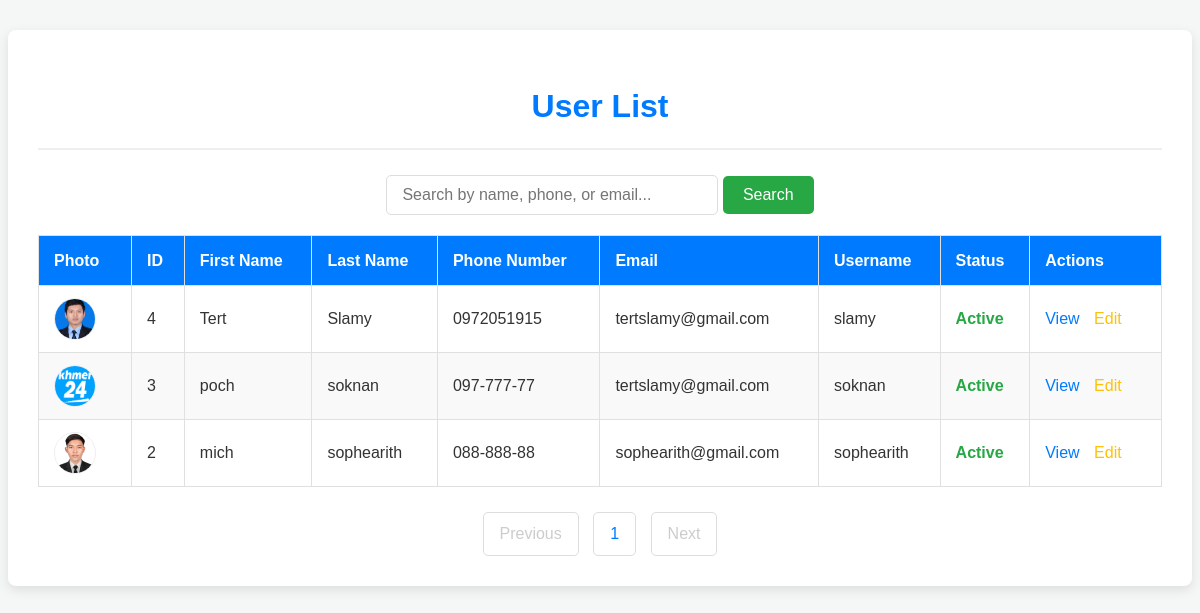
The page /user/list_user.php on the database its author committed.
### tables this page shows
CREATE TABLE `User` (
  `ID` int(11) NOT NULL,
  `FirstName` varchar(50) NOT NULL,
  `LastName` varchar(50) NOT NULL,
  `GenderID` int(11) DEFAULT NULL,
  `Birthday` datetime DEFAULT NULL,
  `Company` varchar(100) DEFAULT NULL,
  `PhoneNumber` varchar(10) NOT NULL,
  `PhoneNumber2` varchar(10) DEFAULT NULL,
  `PhoneNumber3` varchar(10) DEFAULT NULL,
  `Address` varchar(255) DEFAULT NULL,
  `ProvinceID` int(11) DEFAULT NULL,
  `DistrictID` int(11) DEFAULT NULL,
  `CommuneID` int(11) DEFAULT NULL,
  `VillageID` int(11) DEFAULT NULL,
  `Latitude` decimal(10,6) DEFAULT NULL,
  `Longitude` decimal(10,6) DEFAULT NULL,
  `FacebookAuth` varchar(255) DEFAULT NULL,
  `GoogleAuth` varchar(255) DEFAULT NULL,
  `UserName` varchar(50) DEFAULT NULL,
  `Password` varchar(500) NOT NULL,
  `Email` varchar(150) DEFAULT NULL,
  `ProfilePicture` varchar(255) DEFAULT NULL,
  `CoverPicture` varchar(255) DEFAULT NULL,
  `IsActive` tinyint(1) NOT NULL DEFAULT 1
);

### user/list_user.php (the view, shortened to what this page needs)
<?php
include 'db.php';
$users = [];
$limit = 10;
$page = isset($_GET['page']) && is_numeric($_GET['page']) ? (int)$_GET['page'] : 1;
$offset = ($page - 1) * $limit;
$search_query = isset($_GET['search']) ? trim($_GET['search']) : '';
$where_clause = '';
$bind_params = [];
$bind_types = '';
try {
    $count_stmt = $conn->prepare("SELECT COUNT(ID) AS total FROM User" . $where_clause);
    if ($count_stmt) {
        $count_stmt->execute();
        $total_users_result = $count_stmt->get_result()->fetch_assoc();
        $total_users = $total_users_result['total'];
    } else {
        throw new Exception("Failed to prepare count statement: " . $conn->error);
    }
    $total_pages = ceil($total_users / $limit);
    $sql = "SELECT ID, FirstName, LastName, PhoneNumber, Email, UserName, IsActive, ProfilePicture FROM User" . $where_clause . " ORDER BY ID DESC LIMIT ?, ?";
    $stmt = $conn->prepare($sql);
    if ($stmt) {
        $fetch_bind_params = $bind_params;
        $fetch_bind_params[] = $offset;
        $fetch_bind_params[] = $limit;
        $fetch_bind_types = $bind_types . "ii";
        call_user_func_array([$stmt, 'bind_param'], array_merge([$fetch_bind_types], $fetch_bind_params));
        $stmt->execute();
        $result = $stmt->get_result();
        while ($row = $result->fetch_assoc()) {
            $users[] = $row;
        }
    } else {
        throw new Exception("Failed to prepare user fetch statement: " . $conn->error);
    }
} catch (Exception $e) {
    error_log("Error fetching user list: " . $e->getMessage());
    die("An error occurred while loading users. Please try again later.");
}
?>
<!DOCTYPE html>
<html lang="en">
<head>
    <link href="https://cdnjs.cloudflare.com/ajax/libs/font-awesome/6.0.0/css/all.min.css" rel="stylesheet">
</head>
<body>
    <div class="container">
        <h1>User List</h1>
        <div class="search-bar">
            <form action="list_user.php" method="GET">
                <input type="text" name="search" placeholder="Search by name, phone, or email..." value="<?php echo htmlspecialchars($search_query); ?>">
                <button type="submit">Search</button>
            </form>
        </div>
        <?php if (!empty($users)): ?>
        <table>
            <thead>
                <tr>
                    <th>Photo</th>
                    <th>ID</th>
                    <th>First Name</th>
                    <th>Last Name</th>
                    <th>Phone Number</th>
                    <th>Email</th>
                    <th>Username</th>
                    <th>Status</th>
                    <th>Actions</th>
                </tr>
            </thead>
            <tbody>
                <?php foreach ($users as $user): ?>
                <tr>
                    <td>
                        <?php if (!empty($user['ProfilePicture'])): ?>
                            <img src="<?php echo htmlspecialchars($user['ProfilePicture']); ?>" alt="Profile Picture" class="profile-thumb">
                        <?php else: ?>
                            <div class="profile-thumb-default"><i class="fas fa-user"></i></div>
                        <?php endif; ?>
                    </td>
                    <td><?php echo htmlspecialchars($user['ID']); ?></td>
                    <td><?php echo htmlspecialchars($user['FirstName']); ?></td>
                    <td><?php echo htmlspecialchars($user['LastName']); ?></td>
                    <td><?php echo htmlspecialchars($user['PhoneNumber']); ?></td>
                    <td><?php echo htmlspecialchars($user['Email'] ?: 'N/A'); ?></td>
                    <td><?php echo htmlspecialchars($user['UserName'] ?: 'N/A'); ?></td>
                    <td>
                        <?php if ($user['IsActive'] == 1): ?>
                            <span class="status-active">Active</span>
                        <?php else: ?>
                            <span class="status-inactive">Inactive</span>
                        <?php endif; ?>
                    </td>
                    <td class="action-links">
                        <a href="view_user.php?id=<?php echo htmlspecialchars($user['ID']); ?>">View</a>
                        <a href="edit_user.php?id=<?php echo htmlspecialchars($user['ID']); ?>" class="edit-btn">Edit</a>
                    </td>
                </tr>
                <?php endforeach; ?>
            </tbody>
        </table>
        <div class="pagination">
            <?php if ($page > 1): ?>
                <a href="?page=<?php echo $page - 1; ?><?php echo !empty($search_query) ? '&search=' . urlencode($search_query) : ''; ?>">Previous</a>
            <?php else: ?>
                <span class="disabled">Previous</span>
            <?php endif; ?>
            <?php for ($i = 1; $i <= $total_pages; $i++): ?>
                <a href="?page=<?php echo $i; ?><?php echo !empty($search_query) ? '&search=' . urlencode($search_query) : ''; ?>" class="<?php echo ($i == $page) ? 'active' : ''; ?>"><?php echo $i; ?></a>
            <?php endfor; ?>
            <?php if ($page < $total_pages): ?>
                <a href="?page=<?php echo $page + 1; ?><?php echo !empty($search_query) ? '&search=' . urlencode($search_query) : ''; ?>">Next</a>
            <?php else: ?>
                <span class="disabled">Next</span>
            <?php endif; ?>
        </div>
        <?php else: ?>
            <p class="no-users">No users found.</p>
        <?php endif; ?>
    </div>
</body>
</html>

### user/list_user.php (style rules this page uses)
body { font-family: 'Arial', sans-serif; background-color: #f4f7f6; color: #333; line-height: 1.6; }
.container { max-width: 1200px; margin: 30px auto; background: #fff; padding: 30px; border-radius: 8px; box-shadow: 0 4px 12px rgba(0,0,0,0.1); }
h1 { text-align: center; color: #007bff; margin-bottom: 25px; border-bottom: 2px solid #eee; padding-bottom: 15px; }
.search-bar { margin-bottom: 20px; text-align: center; }
.search-bar input[type="text"] { width: 300px; padding: 10px 15px; border: 1px solid #ddd; border-radius: 5px; font-size: 16px; }
.search-bar button { padding: 10px 20px; background-color: #28a745; color: white; border: none; border-radius: 5px; cursor: pointer; font-size: 16px; transition: background-color 0.3s ease; }
table { width: 100%; border-collapse: collapse; margin-bottom: 25px; }
th, td { padding: 12px 15px; border: 1px solid #e0e0e0; text-align: left; }
th { background-color: #007bff; color: white; font-weight: 600; }
tr:nth-child(even) { background-color: #f9f9f9; }
.profile-thumb { width: 40px; height: 40px; border-radius: 50%; object-fit: cover; border: 1px solid #eee; vertical-align: middle; margin-right: 10px; }
.status-active { color: #28a745; font-weight: bold; }
.action-links a { margin-right: 10px; color: #007bff; text-decoration: none; }
.action-links .edit-btn { color: #ffc107; }
.pagination { text-align: center; margin-top: 20px; }
.pagination a, .pagination span { display: inline-block; padding: 8px 16px; margin: 0 5px; border: 1px solid #ddd; border-radius: 5px; text-decoration: none; color: #007bff; }
.pagination span.disabled { color: #ccc; cursor: not-allowed; }

### rows shown on the page
user: ProfilePicture (picture), ID "4", FirstName "Tert", LastName "Slamy", PhoneNumber "0972051915", Email "tertslamy@gmail.com", UserName "slamy", IsActive "Active"
user: ProfilePicture (picture), ID "3", FirstName "poch", LastName "soknan", PhoneNumber "097-777-77", Email "tertslamy@gmail.com", UserName "soknan", IsActive "Active"
user: ProfilePicture (picture), ID "2", FirstName "mich", LastName "sophearith", PhoneNumber "088-888-88", Email "sophearith@gmail.com", UserName "sophearith", IsActive "Active"
